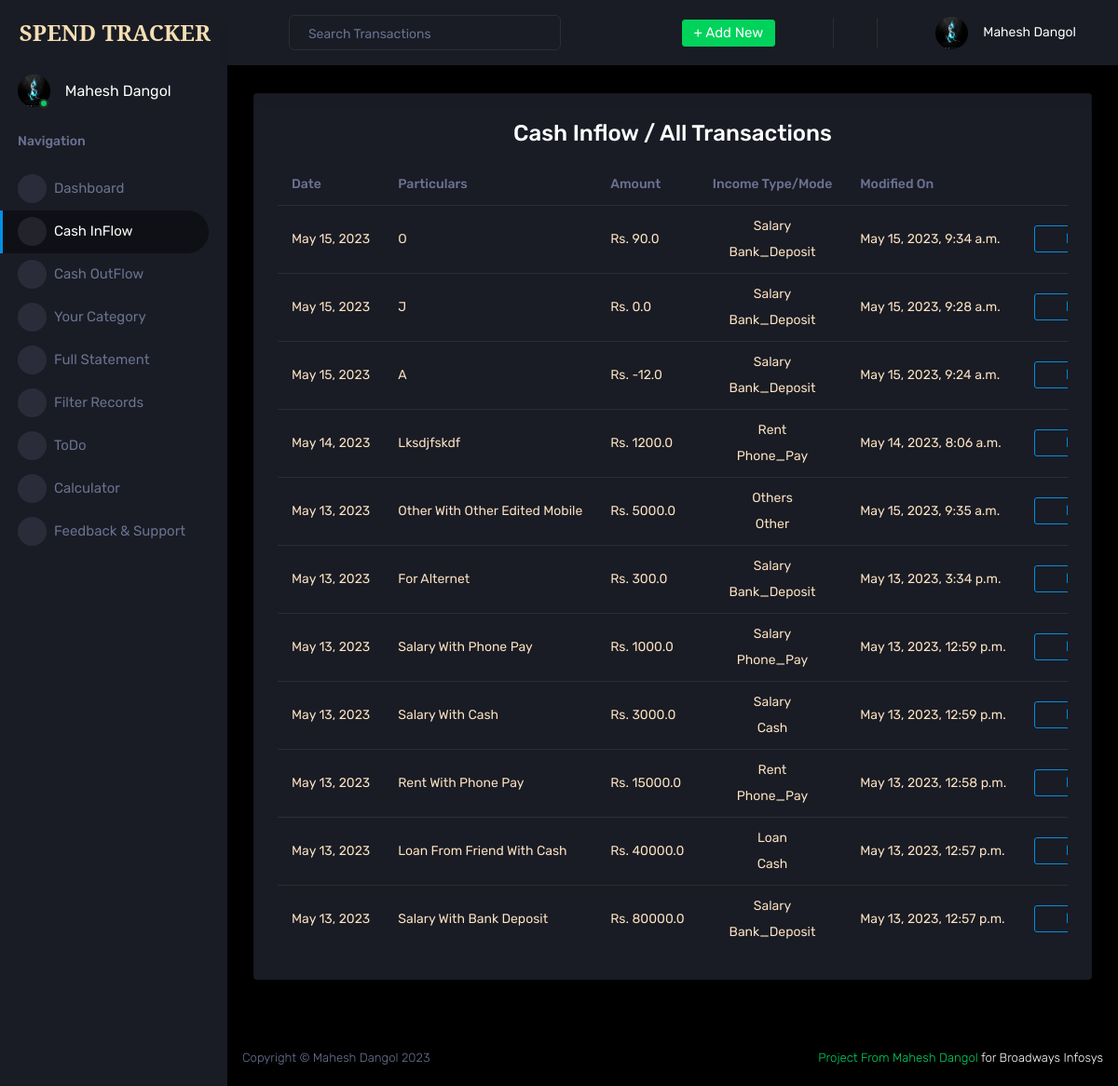
The page /cash-in-detail/ (signed in) on the database as committed earlier.
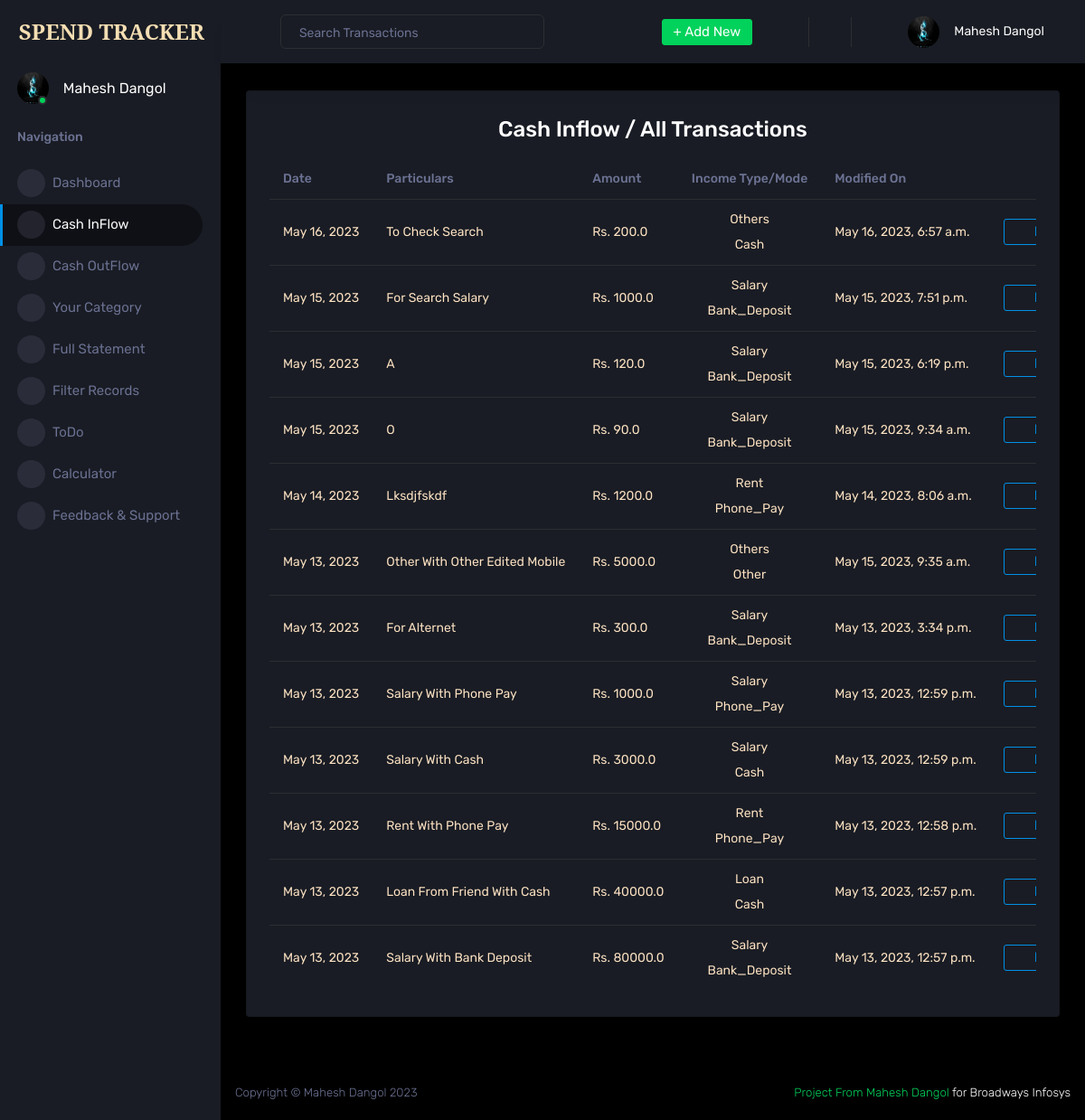
The same page on the database as committed later.
### accounts/models.py (models this page shows, shortened)
class User(AbstractUser):
    username = None
    email = models.EmailField(unique=True)
    full_name = models.CharField(max_length=40)
    email_token = models.CharField(max_length=255, blank=True)
    forget_password = models.CharField(max_length=255, blank=True)
    created_at = models.DateTimeField(auto_now_add=True)
    last_login = models.DateTimeField(auto_now=True)
    last_logout = models.DateTimeField(auto_now=True)
    is_verified = models.BooleanField(default=True)
    is_staff = models.BooleanField(default=False)
    is_superuser = models.BooleanField(default=False)
    objects = UserManager()
    USERNAME_FIELD = 'email'
    REQUIRED_FIELDS = []

class Profile(models.Model):
    GENDER_CHOICE = [
        ('male', 'Male'),
        ('female', 'Female'),
        ('other', 'Other'),
    ]
    profile_pic = models.ImageField(upload_to='profile/', blank=True)
    gender = models.CharField(max_length=6, choices=GENDER_CHOICE, default='male')
    mobile = models.CharField(max_length=15, blank=True)
    address = models.TextField(blank=True)
    profile = models.OneToOneField(settings.AUTH_USER_MODEL, on_delete=models.CASCADE,blank=True, null=True)

### core/models.py (models this page shows)
class CashIn(models.Model):
    PAYMENT_MODE = [
        ("bank_deposit", "Bank Deposit"),
        ("cash", "Cash"),
        ("phone_pay", "Phone Pay"),
        ("other", "Other"),
    ]
    INCOME_TYPE = [
        ("salary", "Salary"),
        ("loan", "Loan"),
        ("rent", "Rent"),
        ("others", "Others"),
    ]
    amount = models.FloatField()
    type = models.CharField(max_length=6, choices=INCOME_TYPE, default="salary")
    mode = models.CharField(max_length=15,choices=PAYMENT_MODE, default="bank_deposite")
    note = models.CharField(max_length=256)
    date = models.DateField()
    modified_at = models.DateTimeField(auto_now=True)
    user = models.ForeignKey(settings.AUTH_USER_MODEL, on_delete=models.CASCADE)

### core/views.py (the view)
# urls.py: path("cash-in-detail/", views.CashInDetail.as_view(), name="cash-in-detail"),
class CashInDetail(LoginRequiredMixin, View):
    template_name = "reports/cash_in_detail.html"
    def get(self, requset, *args, **kwargs):
        user = self.request.user
        inflow_items = CashIn.objects.filter(user=user).order_by(
            "-date", "-modified_at"
        )
        return render(requset, self.template_name, {"inflow_items": inflow_items})

### templates/reports/cash_in_detail.html (shortened to what this page needs)
{% extends 'base/base.html' %}
{% load static %}
{% block content %}
<div class="row ">
    <div class="col-12 grid-margin">
        <div class="card">
            <div class="card-body">
                <h3 class="card-title" style="text-align: center;">Cash Inflow / All Transactions </h3>
                <div class="table-responsive">
                    <table class="table" style="color: bisque;">
                        <thead>
                            <tr>
                                <th class="col-1"> Date </th>
                                <th class="col-3"> Particulars </th>
                                <th class="col-2"> Amount </th>
                                <th class="col-2" style="text-align: center;"> Income Type/Mode </th>
                                <th class="col-2"> Modified On </th>
                                <th class="col-2" style="text-align: center;"> Actions </th>
                            </tr>
                        </thead>
                        <tbody>
                            {% for item in inflow_items %}
                            <tr>
                                <td> {{item.date}} </td>
                                <td class="wrapped-cell"> {{item.note|title}} </td>
                                <td> Rs. {{item.amount}} </td>
                                <td style="text-align: center;"> {{item.type|title}} <br><br> {{item.mode|title}}
                                </td>
                                <td> {{item.modified_at}} </td>
                                <td style="text-align: center;">
                                    <a href="{% url 'cash-in-update' item.pk %}" class="btn btn-outline-primary" type="submit">
                                        <span class="btn-icon-prepend">
                                            <i class="mdi mdi-eraser"></i>
                                        </span>
                                    </a>
                                </td>
                            </tr>
                            {% endfor %}
                        </tbody>
                    </table>
                    <div class="fixed-action-btn btn-outline-link ">
                        <a href="{% url 'cash-in' %}" class="btn-floating btn-icon-prepend ">
                            <i class="mdi mdi-plus-circle icon-md"></i>
                        </a>
                    </div>
                </div>
            </div>
        </div>
    </div>
</div>
{% endblock content %}

### templates/base/base.html (shortened to what this page needs)
{% load static %}
<!DOCTYPE html>
<html lang="en">
<head>
    <link rel="stylesheet" href="{% static 'assets/vendors/mdi/css/materialdesignicons.min.css' %}">
    <link rel="stylesheet" href="{% static 'assets/vendors/css/vendor.bundle.base.css' %}">
    <link rel="stylesheet" href="{% static 'assets/vendors/jvectormap/jquery-jvectormap.css' %}">
    <link rel="stylesheet" href="{% static 'assets/vendors/flag-icon-css/css/flag-icon.min.css' %}">
    <link rel="stylesheet" href="{% static 'assets/vendors/owl-carousel-2/owl.carousel.min.css' %}">
    <link rel="stylesheet" href="{% static 'assets/vendors/owl-carousel-2/owl.theme.default.min.css' %}">
    <link rel="stylesheet" href="{% static 'assets/css/style.css' %}">
    <link rel="stylesheet" href="{% static 'assets/css/secondary.css' %}">
</head>
<body>
    <div class="container-scroller">
        {% include 'base/navbar_side.html' %}
        <div class="container-fluid page-body-wrapper">
            {% include 'base/navbar_top.html' %}
            <div class="main-panel">
                <div class="content-wrapper">
                    {% block content %}
                    {% endblock content %}
                </div>
                {% include 'base/footer.html' %}
            </div>
        </div>
    </div>
</body>
</html>

### templates/base/navbar_side.html (shortened to what this page needs)
{% load static %}
<nav class="sidebar sidebar-offcanvas" id="sidebar">
  <div class="sidebar-brand-wrapper d-none d-lg-flex align-items-center justify-content-center fixed-top">
    <a class="sidebar-brand brand-logo" href="{% url 'home' %}"
      style="color: wheat; font-family: Noto Serif; font-weight: bold; text-decoration: none;">SPEND TRACKER</a>
  </div>
  <ul class="nav">
    <li class="nav-item profile">
      <div class="profile-desc">
        <div class="profile-pic">
          <div class="count-indicator">
            {% if user.profile.profile_pic %}
            <img class="img-xs rounded-circle " src="{{user.profile.profile_pic.url}}" alt="Profile_Picture">
            {% else %}
              {% if user.profile.gender == "female" %}
            <img class="img-xs rounded-circle " src="{% static 'assets/images/faces/profile_female.png' %}" alt="Profile_Picture">
              {% else %}
            <img class="img-xs rounded-circle " src="{% static 'assets/images/faces/profile_male1.jpg' %}" alt="Profile_Picture">
              {% endif %}
            {% endif %}
            <span class="count bg-success"></span>
          </div>
          <div class="profile-name">
            <h5 class="mb-0 font-weight-normal">{{request.user.full_name|title}}</h5>
          </div>
        </div>
        <a href="#" id="profile-dropdown" data-toggle="dropdown"><i class="mdi mdi-dots-vertical"></i></a>
      </div>
    </li>
    <li class="nav-item nav-category">
      <span class="nav-link">Navigation</span>
    </li>
    <li {% if request.path == '/home/' %} class="nav-item menu-items active" {% endif %} class="nav-item menu-items">
      <a class="nav-link" href="{% url 'home' %}">
        <span class="menu-icon">
          <i class="mdi mdi-speedometer"></i>
        </span>
        <span class="menu-title">Dashboard</span>
      </a>
    </li>
    <li {% if request.path == '/cash-in-detail/' %} class="nav-item menu-items active" {% endif %} class="nav-item menu-items">
      <a class="nav-link" href="{% url 'cash-in-detail' %}">
        <span class="menu-icon">
          <i class="mdi mdi-cash-multiple"></i>
        </span>
        <span class="menu-title">Cash InFlow</span>
      </a>
    </li>
    <li {% if request.path == '/cash-out-detail/' %} class="nav-item menu-items active" {% endif %} class="nav-item menu-items">
      <a class="nav-link" href="{% url 'cash-out-detail' %}">
        <span class="menu-icon">
          <i class="mdi mdi-cash-100"></i>
        </span>
        <span class="menu-title">Cash OutFlow</span>
      </a>
    </li>
    <li {% if request.path == '/category/' %} class="nav-item menu-items active" {% endif %} class="nav-item menu-items">
      <a class="nav-link" href="{% url 'category' %}">
        <span class="menu-icon">
          <i class="mdi mdi-library-plus"></i>
        </span>
        <span class="menu-title">Your Category</span>
      </a>
    </li>
    <li {% if request.path == '/statement/' %} class="nav-item menu-items active" {% endif %} class="nav-item menu-items">
      <a class="nav-link" href="{% url 'statement' %}">
        <span class="menu-icon">
          <i class="mdi mdi-note-text"></i>
        </span>
        <span class="menu-title">Full Statement</span>
      </a>
    </li>
    <li class="nav-item menu-items">
      <a class="nav-link" href="{% url 'filter' %}">
        <span class="menu-icon">
          <i class="mdi mdi-filter"></i>
        </span>
        <span class="menu-title">Filter Records</span>
      </a>
    </li>
    <li class="nav-item menu-items">
      <a class="nav-link" href="{% url 'todo' %}">
        <span class="menu-icon">
          <i class="mdi mdi-calendar-check"></i>
        </span>
        <span class="menu-title">ToDo</span>
      </a>
    </li>
    <li class="nav-item menu-items">
      <a class="nav-link" href="{% url 'calculator' %}">
        <span class="menu-icon">
          <i class="mdi mdi-calculator"></i>
        </span>
        <span class="menu-title">Calculator</span>
      </a>
    </li>
    <li class="nav-item menu-items">
      <a class="nav-link" href="{% url 'feedback' %}">
        <span class="menu-icon">
          <i class="mdi mdi-calculator"></i>
        </span>
        <span class="menu-title">Feedback & Support</span>
      </a>
    </li>
  </ul>
</nav>

### templates/base/navbar_top.html (shortened to what this page needs)
{% load static %}
<nav class="navbar p-0 fixed-top d-flex flex-row">
    <div class="navbar-menu-wrapper flex-grow d-flex align-items-stretch">
        <button class="navbar-toggler navbar-toggler align-self-center" type="button" data-toggle="minimize">
            <span class="mdi mdi-menu"></span>
        </button>
        <ul class="navbar-nav w-100">
            <li class="nav-item w-100">
                <form action="{% url 'search' %}" method="GET" class="nav-link mt-2 mt-md-0 d-none d-lg-flex search">
                    <input name="search-item" type="text" class="form-control" placeholder="Search Transactions">
                </form>
            </li>
        </ul>
        <ul class="navbar-nav navbar-nav-right">
            <li class="nav-item dropdown d-none d-lg-block">
                <a class="nav-link btn btn-success create-new-button" id="createbuttonDropdown" data-toggle="dropdown"
                    aria-expanded="false" href="">+ Add New</a>
            </li>
            <li class="nav-item nav-settings d-none d-lg-block">
                <a class="nav-link" href="{% url 'todo' %}">
                    <i class="mdi mdi-calendar-check"></i>
                </a>
            </li>
            <li class="nav-item dropdown border-left">
                <a class="nav-link" href="{% url 'calculator' %}"
                aria-expanded="false">
                <i class="mdi mdi mdi-calculator"></i>
            </a>
            <li class="nav-item dropdown border-left">
                <a class="nav-link" href="#">
                    <i class="mdi mdi-bell"></i>
                </a>
            </li>
        </li>
            <li class="nav-item dropdown">
                <a class="nav-link" id="profileDropdown" href="#" data-toggle="dropdown">
                    <div class="navbar-profile">
                        {% if user.profile.profile_pic %}
                        <img class="img-xs rounded-circle" src="{{user.profile.profile_pic.url}}" alt="profile_picture">
                        {% else %}
                            {% if user.profile.gender == "female" %}
                        <img class="img-xs rounded-circle" src="{% static 'assets/images/faces/profile_female.png' %}" alt="profile_picture">
                            {% else %}
                        <img class="img-xs rounded-circle" src="{% static 'assets/images/faces/profile_male1.jpg' %}" alt="profile_picture">
                            {% endif %}
                        {% endif %}
                        <p class="mb-0 d-none d-sm-block navbar-profile-name">{{user.full_name}}</p>
                        <i class="mdi mdi-menu-down d-none d-sm-block"></i>
                    </div>
                </a>
            </li>
        </ul>
    </div>
</nav>

### templates/base/footer.html
{% load static %}
<footer class="footer">
    <div class="d-sm-flex justify-content-center justify-content-sm-between">
        <span class="text-muted d-block text-center text-sm-left d-sm-inline-block">Copyright ©
            Mahesh Dangol 2023</span>
        <span class="float-none float-sm-right d-block mt-1 mt-sm-0 text-center">
            <a href="https://resumemahesh.pythonanywhere.com/" target="_blank">Project
                From Mahesh Dangol
            </a> for Broadways Infosys</span>
    </div>
</footer>

Rows that differ between the two databases and show on the page:
removed CashIn: date "May 15, 2023", note "J", amount "0.0", type "Salary", mode "Bank_Deposit", modified_at "May 15, 2023, 9:28 a.m."
added CashIn: date "May 16, 2023", note "To Check Search", amount "200.0", type "Others", mode "Cash", modified_at "May 16, 2023, 6:57 a.m."
added CashIn: date "May 15, 2023", note "For Search Salary", amount "1000.0", type "Salary", mode "Bank_Deposit", modified_at "May 15, 2023, 7:51 p.m."
changed CashIn: amount "-12.0" → "120.0"; modified_at "May 15, 2023, 9:24 a.m." → "May 15, 2023, 6:19 p.m."; moves up the list
